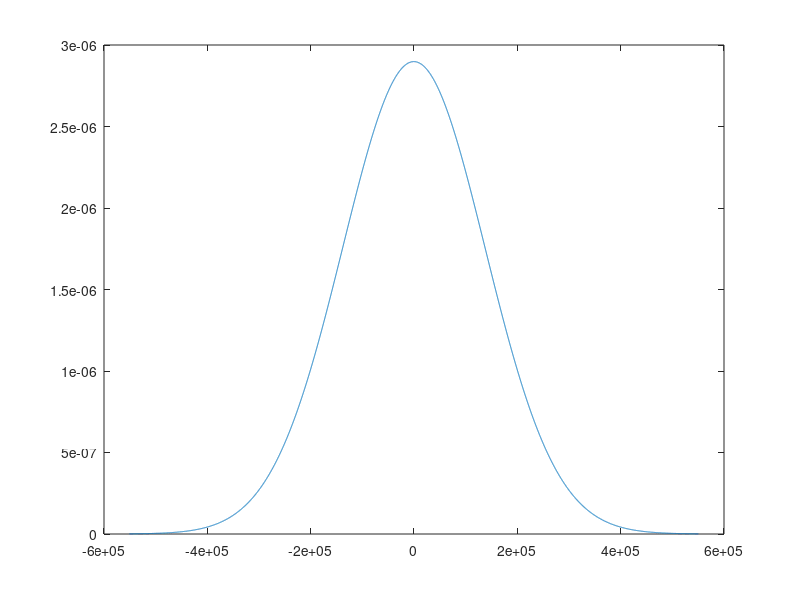

Recreate this plot in MATLAB.
clear
clc

miu = -265;
desvest =137651 ;

x = linspace (miu-4*desvest,miu+4*desvest,10000);
y = normpdf(x,miu,desvest);
plot(x,y)